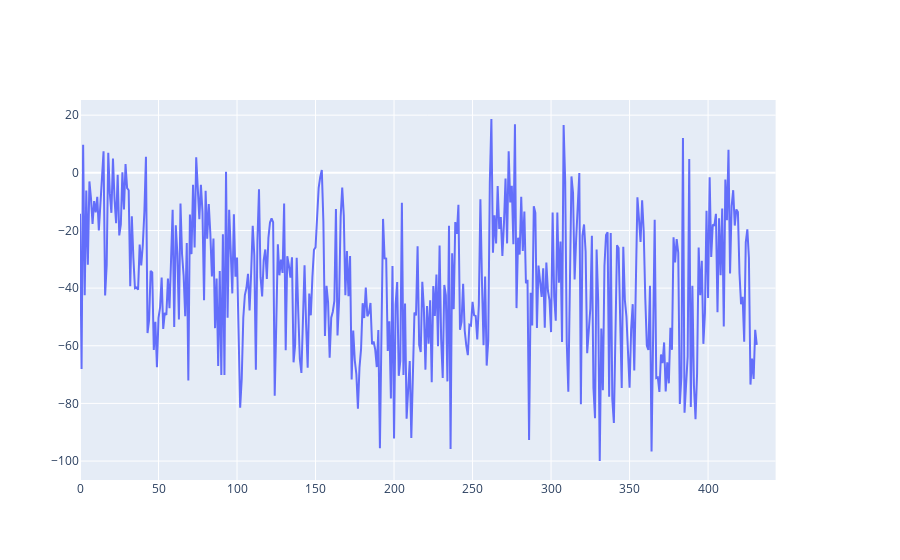

The notebook cell saved with this chart:
### Markdown cell above
## Same file

### Code cell
# some basic setup
out = widgets.Output()

input_path = Path("../OUTPUT/")

folders = [Path(*x.parts[2:]) for x in list(input_path.rglob("./*/"))]

# filter out folders that don't contain any metadata files (i.e. have no .json files in them)
folders = [x for x in folders if len(list(Path(input_path / Path(x)).glob("*.json"))) > 0]

source_widget = widgets.Dropdown(options=folders, description="Source:")

metadata_files = list(Path(input_path / Path(source_widget.value)).glob("*.json"))

filename_widget = widgets.Dropdown(options=[str(x.stem) for x in metadata_files], description="Filename:")

data = pd.read_csv(input_path / Path(source_widget.value) / Path(filename_widget.value + ".csv"))

# UI code

def update_folder(event=None):
    # get test metadata
    global metadata_files
    metadata_files = list(Path(input_path / Path(source_widget.value)).glob("*.json"))

    global filename_widget
    if len(metadata_files) > 0:
        filename_widget = widgets.Dropdown(options=[str(x.stem).replace("_metadata", "") for x in metadata_files], description="Filename:")
        plot()
    else:
        filename_widget = widgets.Dropdown(options=["-"], description="Filename:")
        redraw_ui()
        

# Select X & Y axis
x_axis_widget = widgets.Dropdown(description='X axis:', options=data.columns)
y_axis_widget = widgets.Dropdown(description='Y axis:', options=data.columns)
sec_y_axis_widget = widgets.Dropdown(description='Sec. Y axis:', options=data.columns)
sec_x_axis_widget = widgets.Dropdown(description='Sec. X axis:', options=data.columns)

y_max = widgets.FloatText(description='Y max:', value=0)
y_min = widgets.FloatText(description='Y min:', value=0)
y_scale_enabled = widgets.Checkbox(description='Y scale:', value=False)
savgol_filter_enabled = widgets.Checkbox(description='Savgol filter', value=False)
derivative_enabled = widgets.Checkbox(description='Derivative', value=False)

sec_y_max = widgets.FloatText(description='Sec. Y max:', value=0)
sec_y_min = widgets.FloatText(description='Sec. Y min:', value=0)
sec_y_scale_enabled = widgets.Checkbox(description='Sec. Y scale:', value=False)
sec_savgol_filter_enabled = widgets.Checkbox(description='Savgol filter', value=False)
sec_derivative_enabled = widgets.Checkbox(description='Derivative', value=False)

update = widgets.Button(description="Plot", icon="check")

fig = make_subplots(specs=[[{"secondary_y": True}]])
    
def redraw_ui():
    clear_output()

    primary_box = widgets.Box(children=[x_axis_widget, y_axis_widget, y_scale_enabled, y_min, y_max, savgol_filter_enabled, derivative_enabled])
    secondary_box = widgets.Box(children=[sec_x_axis_widget, sec_y_axis_widget, sec_y_scale_enabled, sec_y_min, sec_y_max, sec_savgol_filter_enabled, sec_derivative_enabled])
    vbox = widgets.VBox([source_widget, filename_widget, primary_box, secondary_box, update])

    display(vbox)

def plot(event=None):

    data = pd.read_csv(input_path / Path(source_widget.value) / Path(filename_widget.value + ".csv"))
    
    x_axis_widget.options = data.columns
    y_axis_widget.options = data.columns

    sec_y_axis_widget.options = data.columns
    sec_x_axis_widget.options = data.columns

    redraw_ui()

    y_data = data[y_axis_widget.value]
    x_data = data[x_axis_widget.value]

    sec_y_data = data[sec_y_axis_widget.value]
    sec_x_data = data[sec_x_axis_widget.value]

    # Optionally add savgol filter to the data
    if savgol_filter_enabled.value:
        y_data = scipy.signal.savgol_filter(y_data, 31, 3)
    if sec_savgol_filter_enabled.value:
        sec_y_data = scipy.signal.savgol_filter(sec_y_data, 31, 3)

    if derivative_enabled.value:
        y_data = np.gradient(y_data, x_data)
    if sec_derivative_enabled.value:
        sec_y_data = np.gradient(sec_y_data, x_data)



    fig = make_subplots(specs=[[{"secondary_y": True}]])

    if y_axis_widget.value != x_axis_widget.value:
        fig.add_trace(go.Scatter(x=x_data, y=y_data, mode='lines', name=f"{y_axis_widget.value} vs {x_axis_widget.value}"), secondary_y=False)
        if y_scale_enabled.value:
            fig.update_yaxes(range=[y_min.value, y_max.value], autorange=False)
    
    if sec_y_axis_widget.value != sec_x_axis_widget.value:
        fig.add_trace(go.Scatter(x=sec_x_data, y=sec_y_data, mode='lines', name=f"{sec_y_axis_widget.value} vs {sec_x_axis_widget.value} (secondary)"), secondary_y=True)
        if sec_y_scale_enabled.value:
            fig.update_yaxes(range=[sec_y_min.value, sec_y_max.value], secondary_y=True, autorange=False)

    fig.show()

# TODO: also allow setting the scale for each axis

filename_widget.observe(plot, names="value")
source_widget.observe(update_folder, names="value")

update.on_click(plot)

plot()

### Figure 1 — Plotly figure (JSON) as saved in the notebook; plotly's stock layout.template omitted (floating-point values rounded to 4 significant figures; data arrays with more than 128 entries replaced by an {"elided": "..."} marker saying what was removed)
{"data": [{"mode": "lines", "name": "HRR (kW/m2) vs Time (s)", "type": "scatter", "x": {"elided": "444 int values"}, "xaxis": "x", "y": {"elided": "444 float values"}, "yaxis": "y"}], "layout": {"xaxis": {"anchor": "y", "domain": [0, 0.94]}, "yaxis": {"anchor": "x", "domain": [0, 1]}, "yaxis2": {"anchor": "x", "overlaying": "y", "side": "right"}}}
